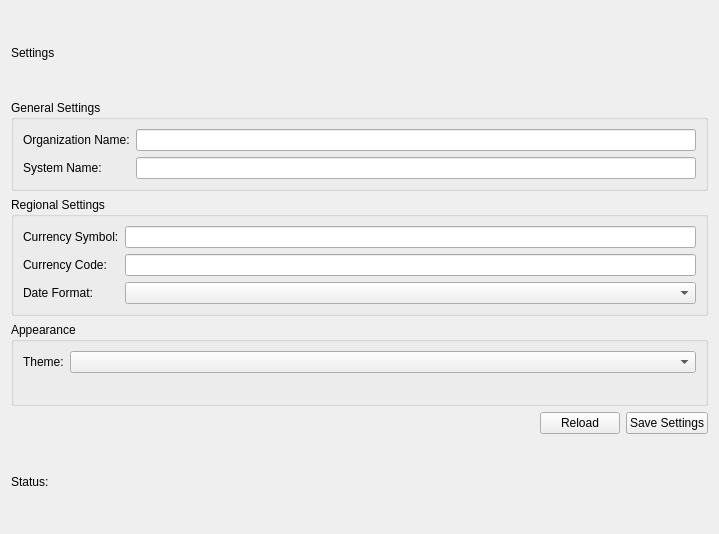
<?xml version="1.0" encoding="UTF-8"?>
<ui version="4.0">
 <class>SettingsPage</class>
 <widget class="QWidget" name="SettingsPage">
  <property name="geometry">
   <rect>
    <x>0</x>
    <y>0</y>
    <width>719</width>
    <height>534</height>
   </rect>
  </property>
  <property name="windowTitle">
   <string>Settings Page</string>
  </property>
  <layout class="QVBoxLayout" name="verticalLayout">
   <item>
    <widget class="QLabel" name="lblTitle">
     <property name="text">
      <string>Settings</string>
     </property>
    </widget>
   </item>
   <item>
    <widget class="QGroupBox" name="groupGeneralSettings">
     <property name="title">
      <string>General Settings</string>
     </property>
     <layout class="QFormLayout" name="formLayout">
      <item row="0" column="0">
       <widget class="QLabel" name="lblOrganizationName">
        <property name="text">
         <string>Organization Name:</string>
        </property>
       </widget>
      </item>
      <item row="0" column="1">
       <widget class="QLineEdit" name="txtOrganizationName"/>
      </item>
      <item row="1" column="0">
       <widget class="QLabel" name="lblSystemName">
        <property name="text">
         <string>System Name:</string>
        </property>
       </widget>
      </item>
      <item row="1" column="1">
       <widget class="QLineEdit" name="txtSystemName"/>
      </item>
     </layout>
    </widget>
   </item>
   <item>
    <widget class="QGroupBox" name="groupRegionalSetting">
     <property name="title">
      <string>Regional Settings</string>
     </property>
     <layout class="QFormLayout" name="formLayout_2">
      <item row="0" column="0">
       <widget class="QLabel" name="lblCurrencySymbol">
        <property name="text">
         <string>Currency Symbol:</string>
        </property>
       </widget>
      </item>
      <item row="0" column="1">
       <widget class="QLineEdit" name="txtCurrencySymbol"/>
      </item>
      <item row="1" column="0">
       <widget class="QLabel" name="labelCurrencyCode">
        <property name="text">
         <string>Currency Code:</string>
        </property>
       </widget>
      </item>
      <item row="1" column="1">
       <widget class="QLineEdit" name="txtCurrencyCode"/>
      </item>
      <item row="2" column="0">
       <widget class="QLabel" name="lblDateFormat">
        <property name="text">
         <string>Date Format:</string>
        </property>
       </widget>
      </item>
      <item row="2" column="1">
       <widget class="QComboBox" name="cmbDateFormat"/>
      </item>
     </layout>
    </widget>
   </item>
   <item>
    <widget class="QGroupBox" name="groupAppearance">
     <property name="title">
      <string>Appearance</string>
     </property>
     <layout class="QFormLayout" name="formLayout_3">
      <item row="0" column="0">
       <widget class="QLabel" name="lblTheme">
        <property name="text">
         <string>Theme:</string>
        </property>
       </widget>
      </item>
      <item row="0" column="1">
       <widget class="QComboBox" name="cmbTheme"/>
      </item>
     </layout>
    </widget>
   </item>
   <item>
    <layout class="QHBoxLayout" name="horizontalLayout">
     <item>
      <spacer name="horizontalSpacer">
       <property name="orientation">
        <enum>Qt::Orientation::Horizontal</enum>
       </property>
       <property name="sizeHint" stdset="0">
        <size>
         <width>40</width>
         <height>20</height>
        </size>
       </property>
      </spacer>
     </item>
     <item>
      <widget class="QPushButton" name="btnReload">
       <property name="text">
        <string>Reload</string>
       </property>
      </widget>
     </item>
     <item>
      <widget class="QPushButton" name="btnSave">
       <property name="text">
        <string>Save Settings</string>
       </property>
      </widget>
     </item>
    </layout>
   </item>
   <item>
    <widget class="QLabel" name="lblStatus">
     <property name="text">
      <string>Status:</string>
     </property>
    </widget>
   </item>
  </layout>
 </widget>
 <resources/>
 <connections/>
</ui>
